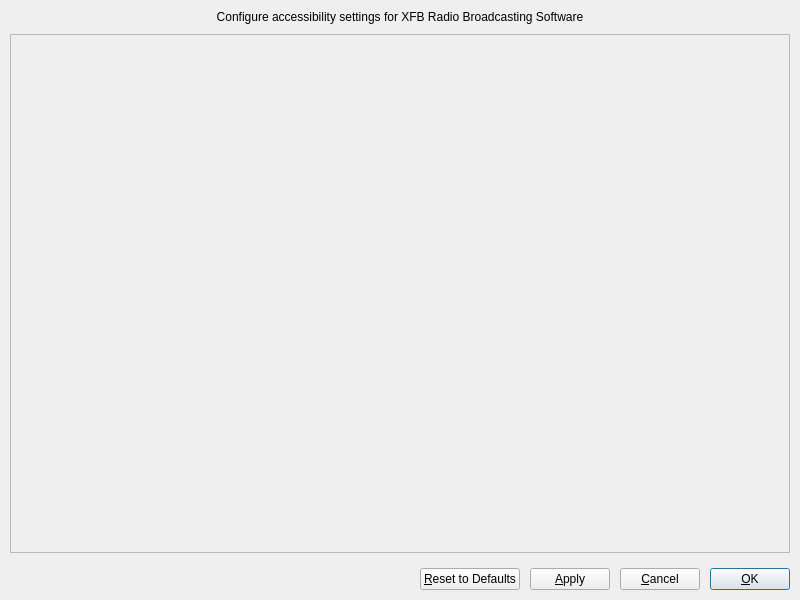
<?xml version="1.0" encoding="UTF-8"?>
<ui version="4.0">
 <class>AccessibilityPreferencesDialog</class>
 <widget class="QDialog" name="AccessibilityPreferencesDialog">
  <property name="geometry">
   <rect>
    <x>0</x>
    <y>0</y>
    <width>800</width>
    <height>600</height>
   </rect>
  </property>
  <property name="windowTitle">
   <string>Accessibility Preferences</string>
  </property>
  <property name="windowIcon">
   <iconset>
    <normaloff>:/48x48.png</normaloff>:/48x48.png</iconset>
  </property>
  <property name="modal">
   <bool>true</bool>
  </property>
  <layout class="QVBoxLayout" name="verticalLayout">
   <property name="spacing">
    <number>10</number>
   </property>
   <property name="leftMargin">
    <number>10</number>
   </property>
   <property name="topMargin">
    <number>10</number>
   </property>
   <property name="rightMargin">
    <number>10</number>
   </property>
   <property name="bottomMargin">
    <number>10</number>
   </property>
   <item>
    <widget class="QLabel" name="titleLabel">
     <property name="text">
      <string>Configure accessibility settings for XFB Radio Broadcasting Software</string>
     </property>
     <property name="wordWrap">
      <bool>true</bool>
     </property>
     <property name="alignment">
      <set>Qt::AlignCenter</set>
     </property>
    </widget>
   </item>
   <item>
    <widget class="QFrame" name="contentFrame">
     <property name="frameShape">
      <enum>QFrame::StyledPanel</enum>
     </property>
     <property name="frameShadow">
      <enum>QFrame::Raised</enum>
     </property>
     <layout class="QVBoxLayout" name="contentLayout">
      <property name="spacing">
       <number>0</number>
      </property>
      <property name="leftMargin">
       <number>0</number>
      </property>
      <property name="topMargin">
       <number>0</number>
      </property>
      <property name="rightMargin">
       <number>0</number>
      </property>
      <property name="bottomMargin">
       <number>0</number>
      </property>
      <item>
       <widget class="QWidget" name="dynamicContentWidget" native="true">
        <property name="sizePolicy">
         <sizepolicy hsizetype="Expanding" vsizetype="Expanding">
          <horstretch>0</horstretch>
          <verstretch>0</verstretch>
         </sizepolicy>
        </property>
       </widget>
      </item>
     </layout>
    </widget>
   </item>
   <item>
    <widget class="QFrame" name="buttonFrame">
     <property name="frameShape">
      <enum>QFrame::NoFrame</enum>
     </property>
     <layout class="QHBoxLayout" name="buttonLayout">
      <property name="spacing">
       <number>10</number>
      </property>
      <property name="leftMargin">
       <number>0</number>
      </property>
      <property name="topMargin">
       <number>5</number>
      </property>
      <property name="rightMargin">
       <number>0</number>
      </property>
      <property name="bottomMargin">
       <number>0</number>
      </property>
      <item>
       <spacer name="buttonSpacer">
        <property name="orientation">
         <enum>Qt::Horizontal</enum>
        </property>
        <property name="sizeHint" stdset="0">
         <size>
          <width>40</width>
          <height>20</height>
         </size>
        </property>
       </spacer>
      </item>
      <item>
       <widget class="QPushButton" name="resetButton">
        <property name="text">
         <string>&amp;Reset to Defaults</string>
        </property>
        <property name="toolTip">
         <string>Reset all settings to their default values</string>
        </property>
       </widget>
      </item>
      <item>
       <widget class="QPushButton" name="applyButton">
        <property name="text">
         <string>&amp;Apply</string>
        </property>
        <property name="toolTip">
         <string>Apply settings without closing dialog</string>
        </property>
       </widget>
      </item>
      <item>
       <widget class="QPushButton" name="cancelButton">
        <property name="text">
         <string>&amp;Cancel</string>
        </property>
        <property name="toolTip">
         <string>Close dialog without applying changes</string>
        </property>
       </widget>
      </item>
      <item>
       <widget class="QPushButton" name="okButton">
        <property name="text">
         <string>&amp;OK</string>
        </property>
        <property name="toolTip">
         <string>Apply settings and close dialog</string>
        </property>
        <property name="default">
         <bool>true</bool>
        </property>
       </widget>
      </item>
     </layout>
    </widget>
   </item>
  </layout>
 </widget>
 <resources/>
 <connections/>
</ui>
